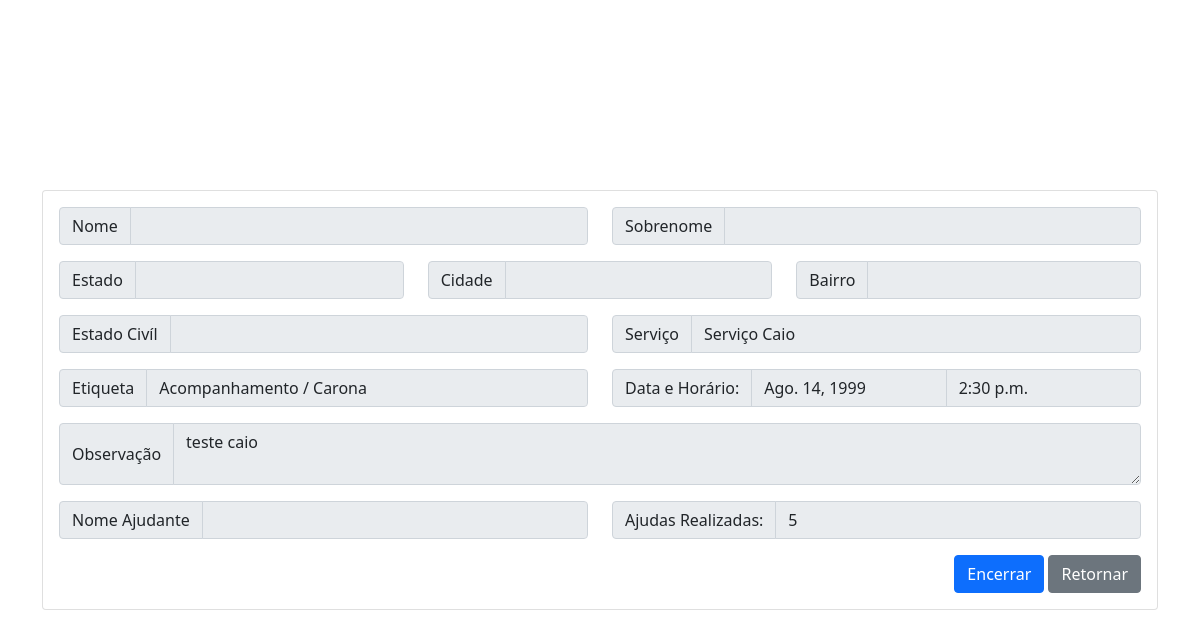
/encerrar/7, run on the app's committed database.
### servicos/models.py (models this page shows)
class ServicoSolicitado(models.Model):
    tags = (
        ('', 'Escolha uma Etiqueta'),
        ('1', 'Serviços da Casa'),
        ('2', 'Acompanhamento / Carona'),
        ('3', 'Compras'),
        ('4', 'Visita'),
        ('5', 'Diversos')
    )
    voluntario_id = models.ForeignKey(Voluntario, null=True, blank=True, on_delete=models.RESTRICT)
    idoso_id = models.ForeignKey(Idoso, on_delete=models.RESTRICT, blank=True)
    servsolicitado = models.CharField(verbose_name='Serviço', max_length=30)
    tagservico = models.CharField(verbose_name='Etiqueta', max_length=15, choices=tags, default='')
    data_compromisso = models.DateField(verbose_name='Data', null=False, blank=False)
    hora_compromisso = models.TimeField(verbose_name='Horário', null=False, blank=False)
    data_inicio = models.DateField(null=True, blank=True)
    data_fim = models.DateField(null=True, blank=True)
    hora_inicio = models.TimeField(null=True, blank=True)
    hora_fim = models.TimeField(null=True, blank=True)
    observacao = models.TextField(verbose_name='Observação', blank=True, null=False)
    confirmado = models.BooleanField(blank=True, null=True, default=False)

### servicos/views.py (the view)
# urls.py: path('encerrar/<int:servico_id>', views.encerrar, name='encerrar')
def encerrar(request, servico_id):
    servico = get_object_or_404(ServicoSolicitado, pk=servico_id)
    context = {
        "servico": servico
    }
    if request.method == 'POST':
        servico.data_fim = datetime.datetime.today()
        servico.hora_fim = datetime.datetime.now().strftime("%H:%M:%S")
        servico.save(update_fields=['data_fim', 'hora_fim'])
        return redirect('index')
    return render(request, 'encerrar.html', context)

### servicos/templates/encerrar.html (shortened to what this page needs)
{% load static %}
<!DOCTYPE html>
<html lang="en">
<head>
    <link href="https://cdn.jsdelivr.net/npm/bootstrap@5.1.3/dist/css/bootstrap.min.css" rel="stylesheet">
</head>
<body>
    <div class="container">
            <div class="card">
                <div class="card-body">
                    <div class="row">
                        <div class="col-6">
                            <div class="input-group mb-3">
                                <span class="input-group-text" id="basic-addon1">Nome</span>
                                <input type="text" value="{{user.first_name}}" class="form-control" aria-describedby="basic-addon1" disabled>
                            </div>
                        </div>
                        <div class="col-6">
                            <div class="input-group mb-3">
                                <span class="input-group-text" id="basic-addon2">Sobrenome</span>
                                <input type="text" value="{{user.last_name}}" class="form-control" aria-describedby="basic-addon2" disabled>
                            </div>
                        </div>
                        <div class="col-4">
                            <div class="input-group mb-3">
                                <span class="input-group-text" id="basic-addon3">Estado</span>
                                <input type="text" value="{{user.estado}}" class="form-control" aria-describedby="basic-addon3" disabled>
                            </div>
                        </div>
                        <div class="col-4">
                            <div class="input-group mb-3">
                                <span class="input-group-text" id="basic-addon4">Cidade</span>
                                <input type="text" value="{{user.cidade}}" class="form-control" aria-describedby="basic-addon4" disabled>
                            </div>
                        </div>
                        <div class="col-4">
                            <div class="input-group mb-3">
                                <span class="input-group-text" id="basic-addon5">Bairro</span>
                                <input type="text" value="{{user.bairro}}" class="form-control" aria-describedby="basic-addon5" disabled>
                            </div>
                        </div>
                        <div class="col-6">
                            <div class="input-group mb-3">
                                <span class="input-group-text" id="basic-addon6">Estado Civíl</span>
                                <input type="text" value="{{user.estado_civil}}" class="form-control" aria-describedby="basic-addon6" disabled>
                            </div>
                        </div>
                        <div class="col-6">
                            <div class="input-group mb-3">
                                <span class="input-group-text" id="basic-addon7">Serviço</span>
                                <input type="text" value="{{servico.servsolicitado}}" class="form-control" aria-describedby="basic-addon7" disabled>
                            </div>
                        </div>
                        <div class="col-6">
                            <div class="input-group mb-3">
                                <span class="input-group-text" id="basic-addon8">Etiqueta</span>
                                <input type="text" value="{{servico.get_tagservico_display}}" class="form-control" aria-describedby="basic-addon8" disabled>
                            </div>
                        </div>
                        <div class="col-sm">
                            <div class="input-group">
                              <span class="input-group-text">Data e Horário:</span>
                              <input type="text" aria-label="Data" value="{{servico.data_compromisso|date:'DATE_FORMAT'}}" class="form-control" disabled>
                              <input type="text" aria-label="Horario" value="{{servico.hora_compromisso|time:'TIME_FORMAT'}}" class="form-control" disabled>
                            </div>
                        </div>
                        <div class="col-12">
                            <div class="input-group mb-3">
                                <span class="input-group-text">Observação</span>
                                <textarea class="form-control" aria-label="Descricao" disabled>{{servico.observacao}}</textarea>
                            </div>
                        </div>
                        <div class="col-6">
                            <div class="input-group mb-3">
                                <span class="input-group-text" id="basic-addon9">Nome Ajudante</span>
                                <input type="text" value="{{voluntario.first_name}}" class="form-control" aria-describedby="basic-addon8" disabled>
                            </div>
                        </div>
                        <div class="col-6">
                            <div class="input-group">
                                <span class="input-group-text">Ajudas Realizadas:</span>
                                <input type="text" class="form-control" value="5" aria-label="Descricao" disabled>
                            </div>
                        </div>
                        <div class="col text-end">
                            <a href="" type="button" class="btn btn-primary" data-bs-toggle="modal" data-bs-target="#exampleModal"> Encerrar </a>
                            <a href="{% url 'meus_servicos' %}" type="button" class="btn btn-secondary"> Retornar </a>
                        </div>
                    </div>
                </div>
            </div>
        </div>
</body>
</html>

### servicos/templates/encerrar.html (style rules this page uses)
html, body { height: 100%; }
.container { height: 100%; display: flex; justify-content: center; align-items: center; }

### data on the page
ServicoSolicitado: servsolicitado "Serviço Caio", tagservico "Acompanhamento / Carona", data_compromisso "Ago. 14, 1999", hora_compromisso "2:30 p.m.", observacao "teste caio"
